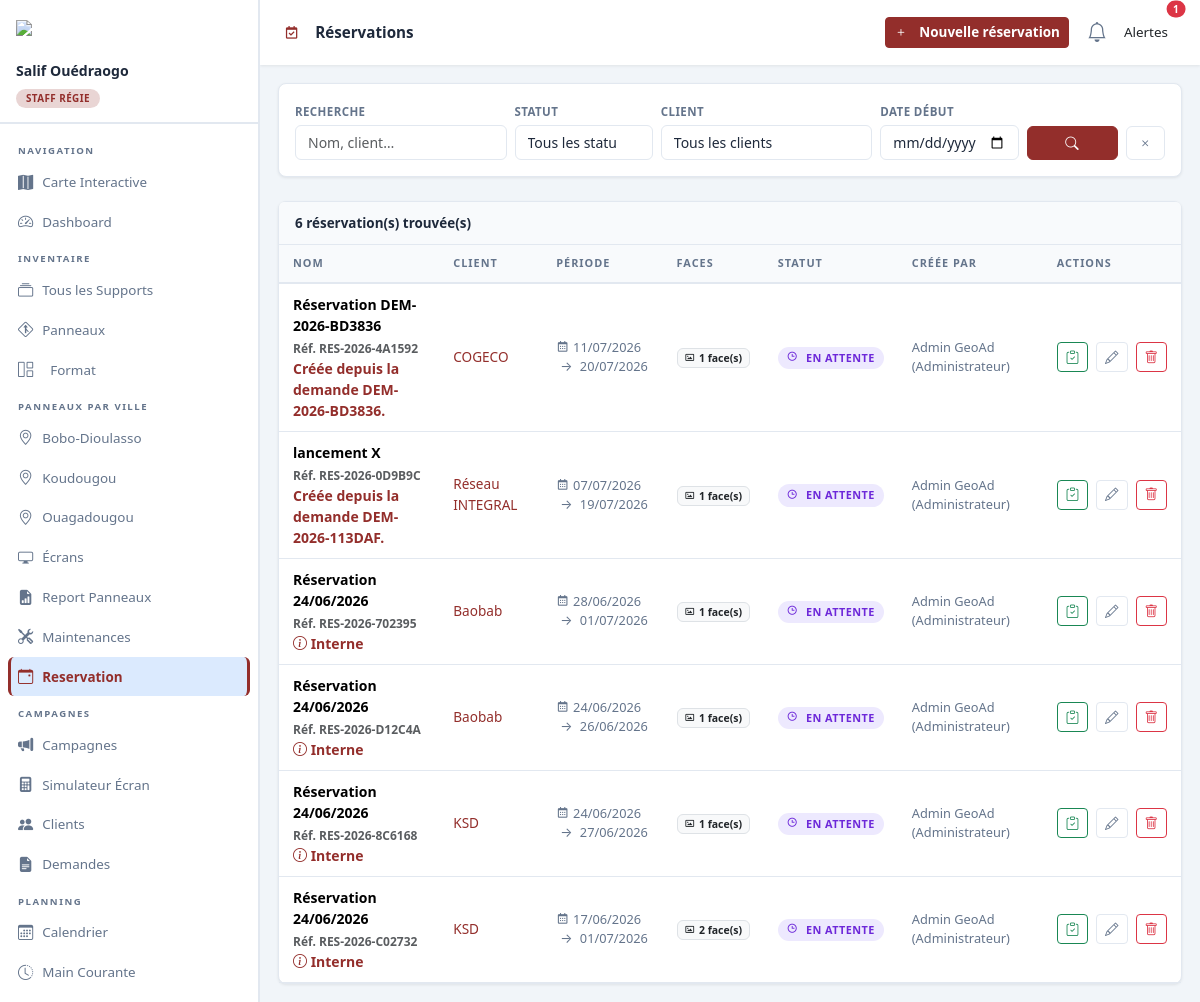
The page /gestion/campaigns/reservations/ (signed in) on the database as committed earlier.
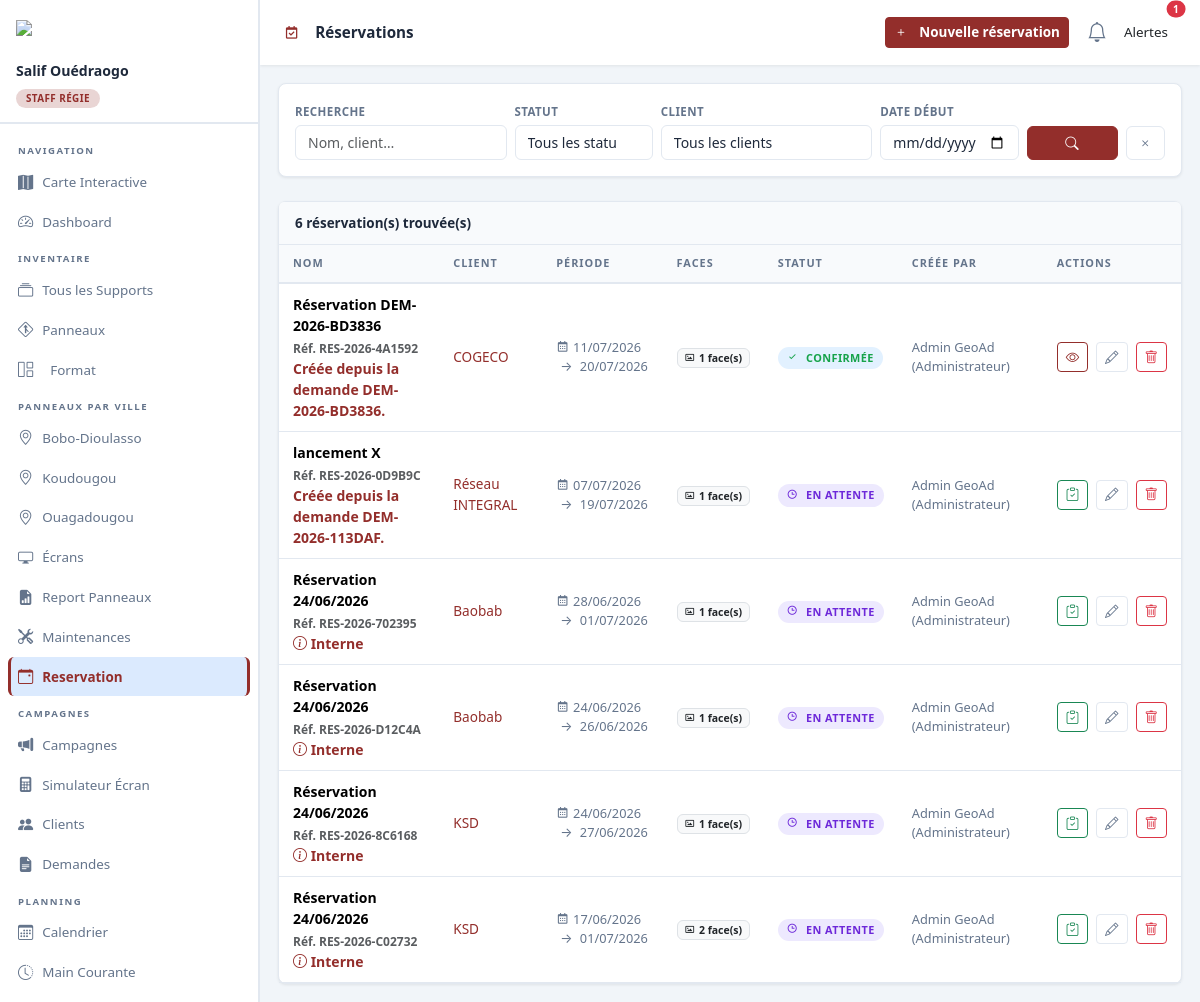
The same page on the database as committed later.
### campaigns/models.py (models this page shows, shortened)
class Reservation(models.Model):
    uuid = models.UUIDField(
        default=uuid.uuid4,
        editable=False,
        unique=True,
        db_index=True,
        verbose_name="Identifiant public (UUID)",
    )
    reference = models.CharField(
        max_length=50,
        unique=True,
        blank=True,
        verbose_name="Référence",
    )
    nom = models.CharField(
        max_length=200,
        verbose_name="Nom de la réservation",
    )
    client = models.ForeignKey(
        Client,
        on_delete=models.CASCADE,
        related_name='reservations_globales',
        verbose_name="Client",
    )
    contrat = models.ForeignKey(
        Contrat,
        on_delete=models.SET_NULL,
        null=True, blank=True,
        related_name='reservations',
        verbose_name="Contrat associé (optionnel)",
    )
    created_by = models.ForeignKey(
        settings.AUTH_USER_MODEL,
        on_delete=models.SET_NULL,
        null=True, blank=True,
        related_name='reservations_creees',
        verbose_name="Créé par",
    )
    date_debut = models.DateTimeField(verbose_name="Date de début")
    date_fin   = models.DateTimeField(verbose_name="Date de fin")
    statut = models.CharField(
        max_length=20,
        choices=STATUT_RESERVATION_CHOICES,
        default=STATUT_EN_ATTENTE,
        verbose_name="Statut",
    )
    notes      = models.TextField(blank=True, verbose_name="Notes internes")
    created_at = models.DateTimeField(auto_now_add=True)
    updated_at = models.DateTimeField(auto_now=True)
    class Meta:
        verbose_name          = "Réservation"
        verbose_name_plural   = "Réservations"
        ordering              = ['-date_debut']

class Client(models.Model):
    reference = models.CharField(
        max_length=20,
        unique=True,
        blank=True,
        editable=False,
        verbose_name="Code client",
        help_text="Généré automatiquement. Ex: CLI-00001. À communiquer au client "
                   "pour qu'il puisse s'identifier lors d'une future demande.",
    )
    nom           = models.CharField(max_length=200, verbose_name="Raison sociale / Nom")
    contact_nom   = models.CharField(max_length=150, blank=True, verbose_name="Nom du Contact principal")
    telephone     = models.CharField(max_length=30)
    email         = models.EmailField()
    adresse       = models.TextField(blank=True)
    logo          = models.ImageField(upload_to='logos/', blank=True, null=True)
    notes         = models.TextField(blank=True)
    created_at    = models.DateTimeField(auto_now_add=True)
    actif         = models.BooleanField(default=True)
    class Meta:
        verbose_name = "Client"
        verbose_name_plural = "Clients"
        ordering = ['nom']

### accounts/models.py (models this page shows, shortened)
class User(AbstractUser):
    ROLE_ADMIN      = 'admin'
    ROLE_STAFF      = 'staff'
    ROLE_TECHNICIEN = 'technicien'
    ROLE_CLIENT     = 'client'
    ROLE_CHOICES = [
        (ROLE_ADMIN,      'Administrateur'),
        (ROLE_STAFF,      'Staff Régie'),
        (ROLE_TECHNICIEN, 'Technicien'),
        (ROLE_CLIENT,     'Client'),
    ]
    role           = models.CharField(max_length=20, choices=ROLE_CHOICES, default=ROLE_STAFF)
    telephone      = models.CharField(max_length=30, blank=True)
    avatar         = models.ImageField(upload_to='avatars/', blank=True, null=True)
    client_profile = models.OneToOneField(
        'campaigns.Client', on_delete=models.SET_NULL,
        null=True, blank=True, related_name='user_account'
    )
    class Meta:
        verbose_name        = 'Utilisateur'
        verbose_name_plural = 'Utilisateurs'
    def get_role_display(self):
        return get_choice_label(self, 'role', self.ROLE_CHOICES)
    def __str__(self):
        return f"{self.get_full_name() or self.username} ({self.get_role_display()})"
    @property
    def is_admin(self):
        return self.role == self.ROLE_ADMIN or self.is_superuser
    @property
    def is_staff_regie_role(self):
        return self.role in (self.ROLE_ADMIN, self.ROLE_STAFF) or self.is_superuser
    @property
    def is_technicien(self):
        return self.role == self.ROLE_TECHNICIEN
    @property
    def is_client(self):
        return self.role == self.ROLE_CLIENT
    @property
    def client(self):
        """Raccourci : retourne le Client lié ou None."""
        if self.role == self.ROLE_CLIENT:
            return self.client_profile
        return None

### campaigns/views.py (the view)
# urls.py: path('reservations/', views.ReservationListView.as_view(), name='reservation_list'),
class ReservationListView(StaffRequiredMixin, ListView):
    model = Reservation
    template_name = 'campaigns/reservation_list.html'
    context_object_name = 'reservations'
    paginate_by = 20
    def get_queryset(self):
        qs = Reservation.objects.select_related('client', 'created_by').prefetch_related('lignes__face__support')
        q        = self.request.GET.get('q', '').strip()
        statut_f = self.request.GET.get('statut', '')
        client_f = self.request.GET.get('client', '')
        date_f   = self.request.GET.get('date', '')
        if q:
            qs = qs.filter(
                Q(nom__icontains=q) |
                Q(client__nom__icontains=q)
            )
        if statut_f:
            qs = qs.filter(statut=statut_f)
        if client_f:
            qs = qs.filter(client__pk=client_f)
        if date_f:
            qs = qs.filter(date_debut__date=date_f)
        return qs.order_by('-date_debut')
    def get_context_data(self, **kwargs):
        context = super().get_context_data(**kwargs)
        context.update({
            'q':        self.request.GET.get('q', ''),
            'statut_f': self.request.GET.get('statut', ''),
            'client_f': self.request.GET.get('client', ''),
            'date_f':   self.request.GET.get('date', ''),
            'statut_choices': [
                (STATUT_EN_ATTENTE, 'En attente'),
                (STATUT_CONFIRMEE,  'Confirmée'),
                (STATUT_ANNULEE,    'Annulée'),
            ],
            'clients': Client.objects.order_by('nom'),
        })
        return context

### accounts/models.py (called while the page is built)
def get_choice_label(instance, field_name, choices):
    value = getattr(instance, field_name)
    return dict(choices).get(value, value)

### campaigns/context_processors.py (called while the page is built)
def alerts_data(request):
    return {'alertes': get_cached_alertes()}

### campaigns/views.py (called while the page is built)
def _build_alertes():
    alertes = []
    today = timezone.now().date()
    fin_dans_7j = today + timezone.timedelta(days=2)
    supports_panne = Support.objects.filter(etat='panne').only('code', 'pk')
    for s in supports_panne:
        alertes.append({
            'type': 'danger',
            'msg': f'Support {s.code} en panne',
            'url': reverse('support_detail', args=[s.uuid])
        })
    bientot = Campagne.objects.filter(
        statut='en_cours',
        date_fin__range=(today, fin_dans_7j)
    ).only('nom', 'date_fin', 'pk')
    for c in bientot:
        jours = (c.date_fin - today).days
        msg = f'Campagne "{c.nom}" se termine ' + (f"dans {jours}j" if jours > 0 else "aujourd'hui")
        alertes.append({
            'type': 'warning',
            'msg': msg,
            'url': reverse('campagne_detail', args=[c.pk])
        })
    return alertes

### templates/campaigns/reservation_list.html (shortened to what the changed rows need)
{% extends 'base.html' %}
{% block content %}
<div class="card">
  <div class="card-header d-flex align-items-center justify-content-between">
    <span>{{ reservations|length }} réservation(s) trouvée(s)</span>
  </div>
  <div class="card-body p-0 table-responsive">
    <table class="table mb-0">
      <thead>
        <tr>
          <th>Nom</th>
          <th>Client</th>
          <th>Période</th>
          <th>Faces</th>
          <th>Statut</th>
          <th>Créée par</th>
          <th>Actions</th>
        </tr>
      </thead>
      <tbody>
        {% for r in reservations %}
        <tr>
          <td style="font-weight:600">
            {{ r.nom }}
            <div class="small text-muted mt-1" style ="font-size:.75rem">Réf. {{ r.reference }}</div>
              <span style="color:var(--color-primary)">
                {% if r.notes %}{{ r.notes }} {% else %} <i class="bi bi-info-circle"></i> Interne{% endif %}
              </span>
            </div>
          </td>
          <td style="font-size:.85rem">
            <a href="{% url 'client_detail' r.client.pk %}" style="color:var(--color-primary);text-decoration:none">
              {{ r.client.nom }}
            </a>
          </td>
          <td style="font-size:.8rem;color:var(--text-muted)">
            <i class="bx bx-calendar me-1"></i>{{ r.date_debut|date:"d/m/Y" }}
            <span class="mx-1">→</span>
            {{ r.date_fin|date:"d/m/Y" }}
          </td>
          <td>
            <span class="badge bg-light text-dark border">
              <i class="bx bx-image me-1"></i>{{ r.lignes.count }} face(s)
            </span>
          </td>
          <td>
            {% if r.statut == 'en_attente' %}
              <span class="badge-status bs-bientot"><i class="bx bx-time me-1"></i>En attente</span>
            {% elif r.statut == 'confirmee' %}
              <span class="badge-status bs-disponible"><i class="bx bx-check me-1"></i>Confirmée</span>
            {% elif r.statut == 'annulee' %}
              <span class="badge-status bs-panne"><i class="bx bx-x me-1"></i>Annulée</span>
            {% elif r.statut == 'expiree' %}
              <span class="badge-status bs-occupe"><i class="bx bx-hourglass me-1"></i>Expirée</span>
            {% else %}
              <span class="badge-status bs-occupe">{{ r.get_statut_display }}</span>
            {% endif %}
          </td>
          <td style="font-size:.8rem;color:var(--text-muted)">
            {{ r.created_by|default:"—" }}
          </td>
          <td>
            <div class="d-flex gap-1">
              {% if user.is_staff_regie_role %}
                {% if r.statut == 'en_attente' %}
                  {% if r.statut == 'en_attente' and r.created_by_id == user.id %}
                    <span class="btn btn-sm btn-outline-secondary disabled me-1"
                          title="Vous avez créé cette réservation — un autre membre de l'équipe doit la valider (l'annulation reste possible depuis le détail)">
                      <i class="bi bi-clipboard-check"></i>
                    </span>
                  {% else %}
                    <a href="{% url 'reservation_traiter' r.client.pk r.pk %}"
                       class="btn btn-sm btn-outline-success me-1" title="Valider / Annuler">
                      <i class="bi bi-clipboard-check"></i>
                    </a>
                  {% endif %}
                {% else %}
                  <a href="{% url 'reservation_detail' r.client.pk r.pk %}"
                     class="btn btn-sm btn-outline-primary me-1" title="Détail">
                    <i class="bi bi-eye"></i>
                  </a>
                {% endif %}
                <a href="{% url 'reservation_update' r.client.pk r.pk %}" class="btn btn-sm btn-outline-secondary me-1" title="Modifier"><i class="bi bi-pencil"></i></a>
                <a href="{% url 'reservation_delete' r.client.pk r.pk %}" class="btn btn-sm btn-outline-danger" title="Supprimer"><i class="bi bi-trash"></i></a>
              {% endif %}
            </div>
          </td>
        </tr>
        {% endfor %}
{% endblock %}

Rows that differ between the two databases and show on the page:
changed Reservation "Réservation DEM-2026-BD3836": statut "EN ATTENTE" → "CONFIRMÉE"
